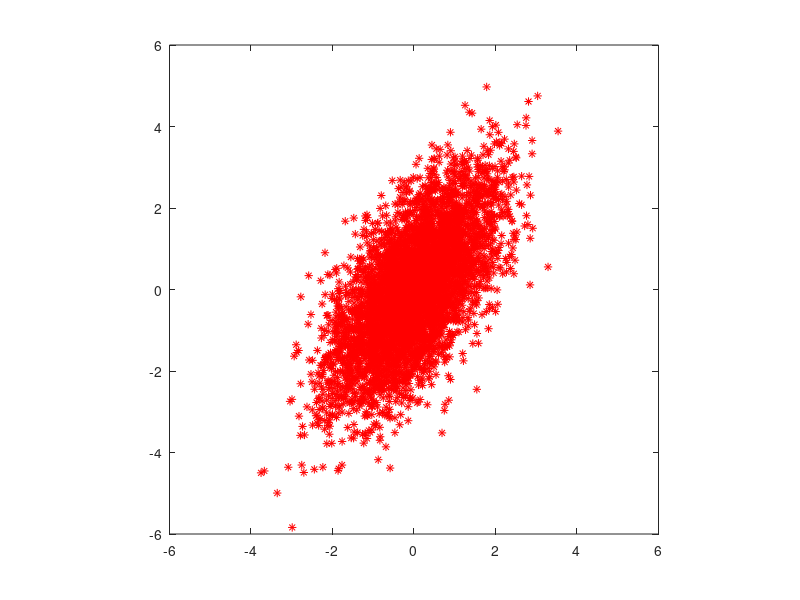

Recreate this plot in MATLAB.
clear all
close all
clc

iter = 5000;

for i=1:iter

  mu = [0, 0];
  m = [1 0.9; 0.9 2];
  vec = mvnrnd(mu,m);
  v(i,1:2) = vec(1:2);
  p(i) = exp(-0.5*vec*inv(m)*vec');

end
plot(v(:,1),v(:,2),'*r'),xlim([-6,6]),ylim([-6,6])
axis equal
